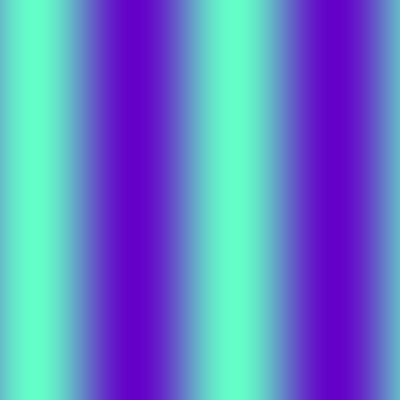
Frame 1 (no input)
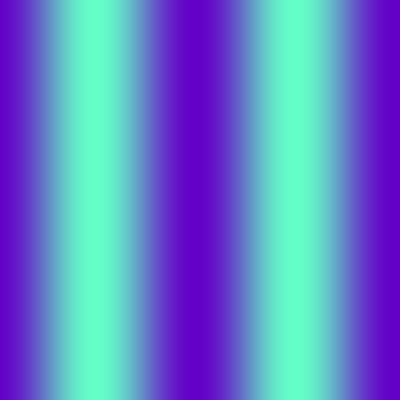
Frame 60 (no input)
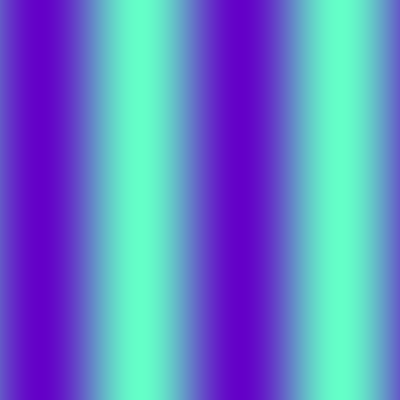
Frame 120 (the mouse pressed at the canvas centre since frame 60)

The p5.js sketch that drew these frames (run headless with seeded random() and noise() and a simulated clock; from frame 60 on, the mouse is pressed at the canvas centre):

// p5.js sketch
// ── sketch.js
class Wave {
  constructor(amp, period, phase) {
    this.amp = amp;
    this.period = period;
    this.phase = phase;
    this.phaseShift = 0.1;
  }

  update() {
    this.phase += this.phaseShift;
  }

  evaluate(x) {
    let y = sin(this.phase + (TWO_PI * x) / this.period);
    let normalized = map(y, -1, 1, 0, this.amp);

    return normalized;
  }

  setPhaseShift(v) {
    this.phaseShift = v;
  }

  setPeriod(v) {
    this.period = v;
  }
}

let speedSlider, freqSlider;
let wave;
function setup() {
  createCanvas(400, 400);
  speedSlider = createSlider(0, 2, 0.5, 0.01);
  freqSlider = createSlider(0, 800, 200, 1);
  wave = new Wave(255, freqSlider.value(), speedSlider.value());
}

function draw() {
  background(220);

  loadPixels();
  let period = freqSlider.value();
  let phaseShift = speedSlider.value();

  for (let r = 0; r < height; r++) {
    for (let c = 0; c < width; c++) {
      let l = wave.evaluate(c);
      let hue = color(100,l,200);
      set(c, r, hue);
    }
  }

  updatePixels();
  wave.setPeriod(period);
  wave.setPhaseShift(phaseShift)
  wave.update();

}
